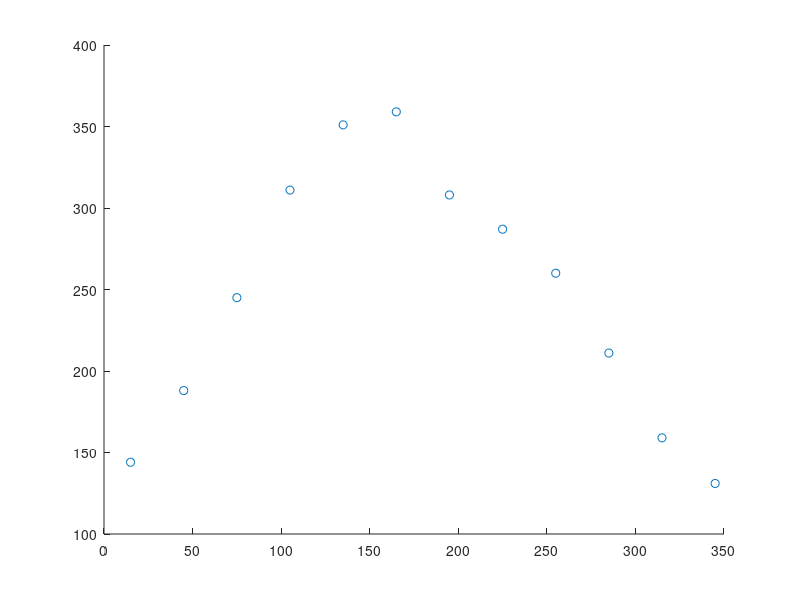

Source code (MATLAB):
function TEAM34PS05Q3
%UNTITLED3 Summary of this function goes here
%   Detailed explanation goes here
Days = zeros (12,1);
Augsix = 7*30+6;
for k = 1:12
    Days(k) = 30*(k-1)+15;
end
Rad = [144; 188; 245; 311; 351; 359; 308; 287; 260; 211; 159; 131];
figure
scatter(Days,Rad)

end

